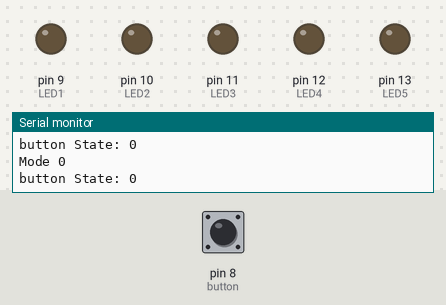
The sketch below on a simulated Arduino Uno, built with avr-gcc and run on an emulated ATmega328P. Shown: output pins drawn as LEDs (lit = HIGH), the last lines printed to the serial monitor. The test bench sets the inputs (shaded band); at power-on: pin 8 (button) LOW.

Above: at 1.2 s.
1.3 s: pin 8 (button) pulled HIGH for 3.2 s
At 2.7 s:
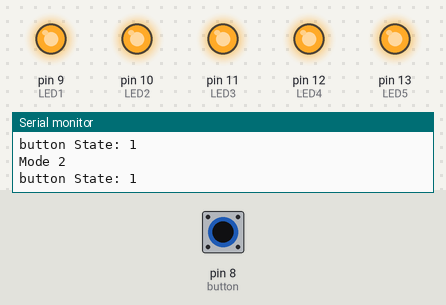
6.3 s: pin 8 (button) pulled HIGH for 0.15 s
At 6.3 s:
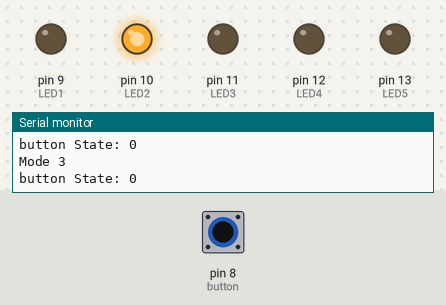
9.4 s: pin 8 (button) pulled HIGH for 1 s
At 10.9 s:
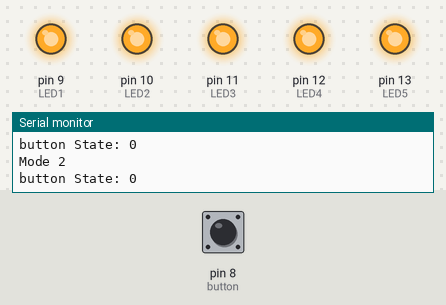
13.4 s: pin 8 (button) pulsed HIGH 2 times (0.12 s each, 0.3 s apart)
At 16.9 s:
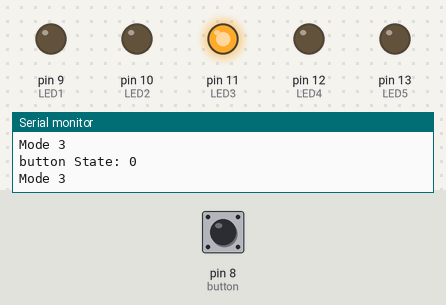
17.0 s: pin 8 (button) pulsed HIGH 5 times (0.12 s each, 0.3 s apart)
Timing chart, 0 to 20.2 s (numbered marks = the images above; inputs shaded):
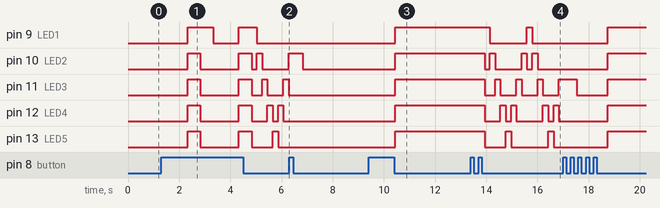

The sketch:

Lab0_v1.ino
```cpp
// This is the Bike Light program.
// Written by Jack Fan and David Zhu.
// This program will allow the Arduino to do the following things:

// 0. Initial off.
// 1. Blinking.
// 2. All on.
// 3. Bounce back and forth.

// Definitions.

// LEDS.
const int LED1 = 9;
const int LED2 = 10;
const int LED3 = 11;
const int LED4 = 12;
const int LED5 = 13;

// button and status.
const int button = 8;
int button_state = LOW;

// Modes.
const int modetype = 4; // How many different modes are there?
int mode = 0; // Tells what mode the device is in.
int state = 0; // The state allows us to create different blinking styles.

// Time.
long int time;
long int time_start;
int moving;

//

// Setup.
void setup() {
  pinMode(LED1, OUTPUT);
  pinMode(LED2, OUTPUT);
  pinMode(LED3, OUTPUT);
  pinMode(LED4, OUTPUT);
  pinMode(LED5, OUTPUT);
  pinMode(button, INPUT);
  Serial.begin(9600);
}

// All on.
void all_on() {
    digitalWrite(LED1, HIGH);   // turn the LED on (HIGH is the voltage level)
    digitalWrite(LED2, HIGH);
    digitalWrite(LED3, HIGH);
    digitalWrite(LED4, HIGH);
    digitalWrite(LED5, HIGH);
}

// Blinking.
void blinking() {
  time = millis();
    if (time >= time_start + 300)
    {
      state++;
      time_start = millis();
      time = millis();
    }
    if (state%2 == 0)
    {
      digitalWrite(LED1, HIGH);   // turn the LED on (HIGH is the voltage level)
      digitalWrite(LED2, HIGH);
      digitalWrite(LED3, HIGH);
      digitalWrite(LED4, HIGH);
      digitalWrite(LED5, HIGH);
    }
    if (state%2 == 1)
    {
      digitalWrite(LED1, LOW);  // turn the LED off by making the voltage LOW
      digitalWrite(LED2, LOW);
      digitalWrite(LED3, LOW);
      digitalWrite(LED4, LOW);
      digitalWrite(LED5, LOW);
    }
    Serial.print("time ");
    Serial.print(time_start);
    Serial.println(time);
}

// Loop.
void loop() {
  button_state = digitalRead(button);
  Serial.print("button State: ");
  Serial.println(button_state);
  if (button_state==HIGH)
  {
    delay(500);
    mode = (mode+1)%modetype;
    state = 0;
    time = millis();
    time_start = millis();
  }
  Serial.print("Mode ");
  Serial.println(mode);

  // All LEDS are off.
  if (mode == 0)
  {
    digitalWrite(LED1, LOW);  // turn the LED off by making the voltage LOW
    digitalWrite(LED2, LOW);
    digitalWrite(LED3, LOW);
    digitalWrite(LED4, LOW);
    digitalWrite(LED5, LOW);
  }

  // Blinking.
  if (mode == 1)
  {

  }

  if (mode == 2)
  {
    all_on();
  }

  // Lights bounce left and right.
  if (mode == 3)
  {
    time = millis();
    if (time >= time_start + 200)
    {
      if (moving == 0)
      {
        state++;
      }
      else
      {
        state--;
      }
      time_start = millis();
      time = millis();
    }
    if (state%5 == 0)
    {
      digitalWrite(LED2, LOW);
      digitalWrite(LED3, LOW);
      digitalWrite(LED4, LOW);
      digitalWrite(LED5, LOW);
      digitalWrite(LED1, HIGH);
      moving = 0;
    }
    if (state%5 == 1)
    {
      digitalWrite(LED1, LOW);
      digitalWrite(LED3, LOW);
      digitalWrite(LED2, HIGH);
    }
    if (state%5 == 2)
    {
      digitalWrite(LED2, LOW);
      digitalWrite(LED4, LOW);
      digitalWrite(LED3, HIGH);
    }
    if (state%5 == 3)
    {
      digitalWrite(LED3, LOW);
      digitalWrite(LED5, LOW);
      digitalWrite(LED4, HIGH);
    }
    if (state%5 == 4)
    {
      digitalWrite(LED4, LOW);
      digitalWrite(LED5, HIGH);
      moving = 1;
    }
  }


}
```

Measured:
- after the input at 1.3 s, pin 9 (LED1): LOW → HIGH after 1.0 s, → LOW 1.0 s later, → HIGH 1.0 s later, → LOW 0.70 s later; pin 10 (LED2): goes HIGH 0.50 s, LOW 1.5 s, HIGH 0.50 s, LOW 0.20 s, HIGH 0.21 s, LOW 1.0 s, then HIGH, starting after 1.0 s
- after the input at 6.3 s, pin 9 (LED1), pin 11 (LED3), pin 12 (LED4), pin 13 (LED5): stops changing and stays LOW
- after the input at 9.4 s, pin 9 (LED1), pin 10 (LED2), pin 11 (LED3), pin 12 (LED4), pin 13 (LED5): LOW → HIGH after 1.0 s
- after the input at 13.4 s, pin 9 (LED1): HIGH → LOW after 0.74 s, → HIGH 1.5 s later, → LOW 0.21 s later; pin 10 (LED2): goes LOW 0.20 s, HIGH 0.21 s, LOW 1.0 s, HIGH 0.21 s, LOW 0.21 s, HIGH 0.21 s, then LOW, starting after 0.53 s
